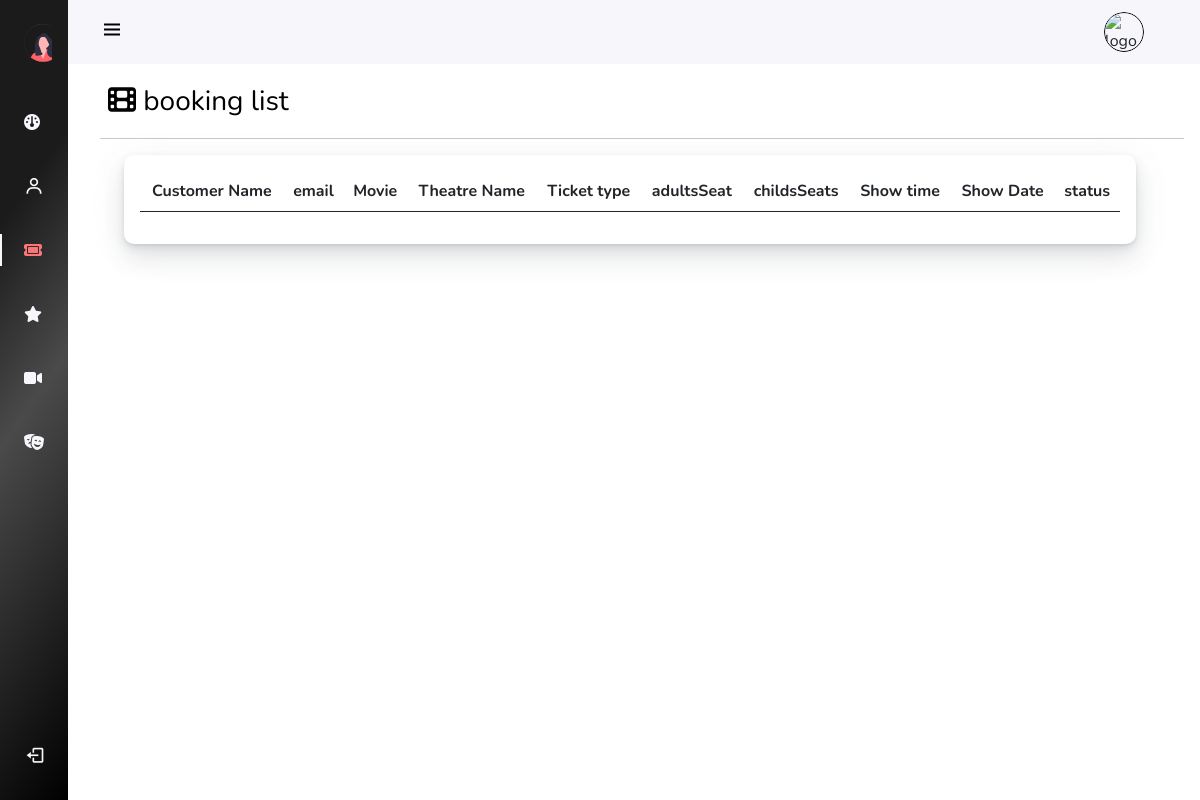
The app's page /AdminPanel/Pages/booking.php, older data.
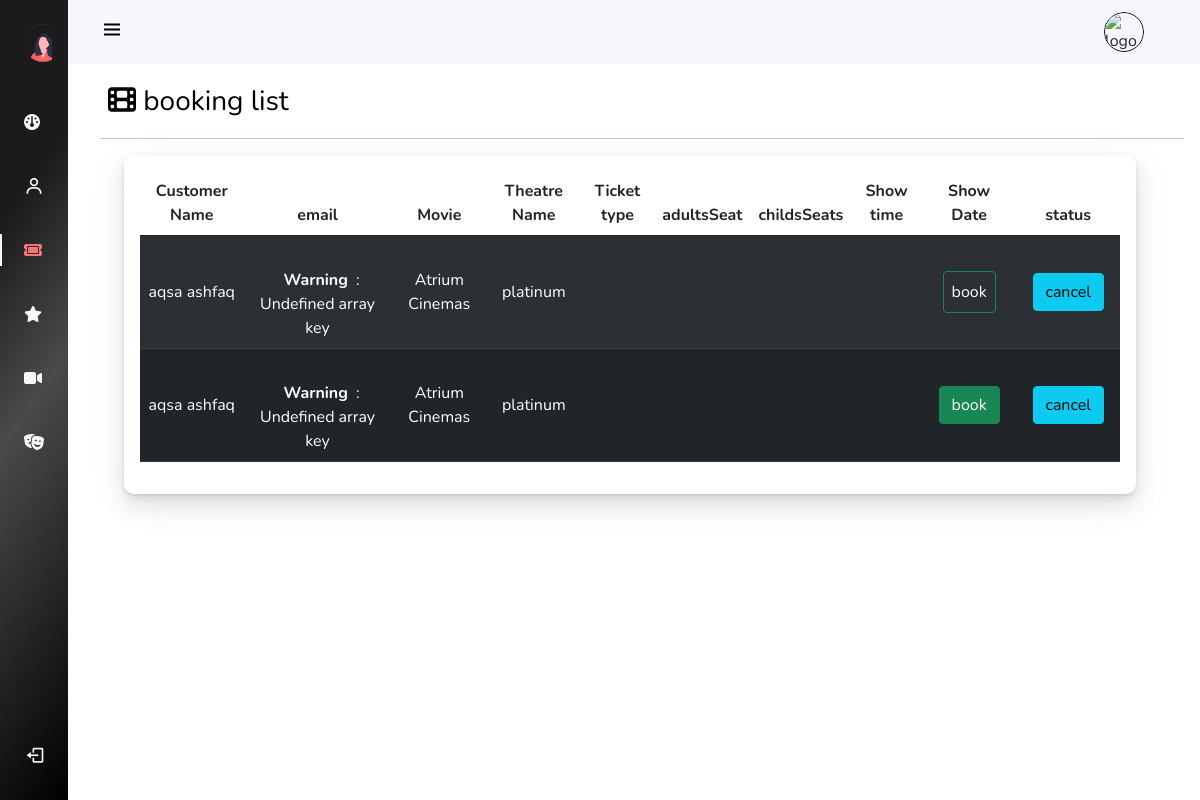
The same page, newer data.
### tables this page shows
CREATE TABLE `booking` (
  `booking_id` int(11) NOT NULL,
  `customer-name` varchar(255) NOT NULL,
  `movieTitle` varchar(255) NOT NULL,
  `theater-name` varchar(255) NOT NULL,
  `ticket-type` varchar(255) NOT NULL,
  `child-seats` int(11) NOT NULL,
  `showtime` time NOT NULL,
  `showdate` date NOT NULL,
  `email` varchar(255) NOT NULL,
  `adult-seats` int(11) NOT NULL
);

### AdminPanel/Pages/booking.php (the view, shortened to what this page needs)
<?php
include("scripts.php");
include("Config.php");
?>
<!DOCTYPE html>
<html lang="en">
<head>
    <link rel="stylesheet" href="../assets/css/instyle.css">
</head>
<body id="body-pd">
    <header class="header" id="header">
        <div class="header_toggle"> <i class='bx bx-menu' id="header-toggle"></i> </div>
        <div class="d-flex" >
                <div class="header_img ms-auto mx-4"> <img class="img-fluid" src="../assets/images/uploads/<?php echo $_SESSION['picture'] ;?> "
                style="width:40px;height:40px;border:1px solid black;border-radius:50px;"  alt="logo"> </div>
             </div>
    </header>
    <div class="l-navbar" id="nav-bar">
        <nav class="nav">
            <div>
                 <a href="#" class="nav_logo"> <img src="../assets/images/adminlogo.svg" alt="">  <span class="nav_logo-name">Admin &nbsp;Panel </span> </a>
                <div class="nav_list">
                    <a href="../index.php" class="nav_link  "> <i class="fa-solid fa-gauge"></i>
                     </a>
                     <a href="../Pages/Users.php" class="nav_link "> <i class='bx bx-user nav_icon'></i>
                    <span class="nav_name ">Users</span> </a>
                     <a href="../Pages/booking.php" class="nav_link active " > <i class="fa-solid fa-ticket"></i> <span class="nav_name">bookings</span> </a>
                     <a href="../Pages/reviews.php" class="nav_link"> <i class="fa-solid fa-star"></i><span class="nav_name">reviews</span> </a>
                     <a href="../Pages/Movies.php" class="nav_link"> <i class="fa-solid fa-video"></i> <span class="nav_name">movies</span> </a>
                     <a href="../Pages/Theaters.php" class="nav_link"><i class="fa-solid fa-masks-theater"></i> <span class="nav_name">theatre</span> </a>
                    </div>
            </div>
                     <a href="#" class="nav_link">
                <form action="logout.php" method="POST">
                <button class="btn btn-transparent m-0 p-0" type="submit" name="Signout">
                    <i class='bx bx-log-out nav_icon'></i> <span class="nav_name">SignOut</span>
                 </a>
        </nav>
    </div>
    <div class=" d-flex">
             <div class="user-l  mt-3">
                <a
                 href="#" class="user-head"><i class="fa-sharp fa-solid fa-film"></i> <span class="nav_name">booking list</span> </a>
             </div>
        </div>
<hr>
<div class="page-content page-container"  id="page-content">
            <div class="padding">
              <div class="row container d-flex justify-content-center">
                <div class="col-lg-12 grid-margin stretch-card">
                  <div class="card ">
                    <div class="card-body">
                      <div class="table-responsive">
                        <form action="" method="post" id="user_del_form"  >
                          <table class="table table-striped table-hover align-middle text-center">
                            <thead>
                              <tr>
                                <th>Customer Name</th>
                                <th >email</th>
                               <th>Movie</th>
                               <th>Theatre Name </th>
                               <th>Ticket type </th>
                                <th>adultsSeat </th>
                               <th>childsSeats</th>
                               <th>Show time</th>
                               <th >Show Date</th>
                               <th colspan=2 >status</th>
                        </tr>
                      </thead>
                      <tbody class="table table-dark table-striped">
                      <?php
                $data = mysqli_query($conn,"SELECT * from booking");
                while ($users_data = mysqli_fetch_array($data)){
                      ?>
                        <tr>
                          <td><?php echo $users_data["customer-name"] ?></td>
                          <td><?php echo $users_data["movieTitle"] ?></td>
                          <td><?php echo $users_data["theater-name"] ?></td>
                          <td><?php echo $users_data["ticket-type"] ?></td>
                          <td><?php echo $users_data["seat-type"] ?></td>
                          <td><?php echo $users_data["Total-seat"] ?></td>
                          <td><?php echo $users_data["show-time"] ?></td>
                          <td><?php echo $users_data["show-date"] ?></td>
                          <td>
                          <form action="adminAccept.php" method="post">
                            <input class="btn btn-success" type="submit" name="book" value="book">
                           </form>
                          </td>
                          <td>
                           <form action="adminAccept.php" method="post">
                            <input class="btn btn-info" type="submit" name="cancel" value="cancel" >
                           </form>
                          </td>
                         </tr>
                        <?php  } ?>
                      </tbody>
                    </form>
</div>
</div>
</div>
</div>
</div>
</div>
</div>
</body>

### AdminPanel/Pages/scripts.php (shortened to what this page needs)
<!DOCTYPE html>
<html lang="en">
<head>
    <link rel="stylesheet" href="https://cdnjs.cloudflare.com/ajax/libs/font-awesome/6.3.0/css/all.min.css" />    <link rel="stylesheet" href="https://cdn.jsdelivr.net/npm/boxicons@latest/css/boxicons.min.css">
    <link rel="stylesheet" href="https://cdn.jsdelivr.net/npm/bootstrap@5.0.0-beta1/dist/css/bootstrap.min.css">
</head>
<body>
</body>
</html>

### AdminPanel/assets/css/instyle.css (style rules this page uses)
:root { --header-height: 3rem;--nav-width: 68px; --first-color: #E46568; --first-color-light: #AFA5D9; --white-color: #F7F6FB; --body-font: 'Nunito', sans-serif; --gradient:linear-gradient(125deg,#5D48A6,#94378C,#CD2671); --normal-font-size: 1rem;--z-fixed: 100 }
body { position: relative; margin: var(--header-height) 0 0 0; padding: 0 1rem; font-family: var(--body-font); font-size: var(--normal-font-size); transition: .5s }
a { text-decoration: none }
.header { width: 100%; height: var(--header-height); position: fixed;top: 0; left: 0; display: flex; align-items: center; justify-content: space-between; padding: 0 1rem; background-color: var(--white-color); z-index: var(--z-fixed); transition: .5s }
.header_toggle { color: black; font-size: 1.5rem; cursor: pointer }
.header_img { width: 35px; height: 35px; display: flex; justify-content: center; border-radius: 50%; overflow: hidden }
.header_img img { width: 40px; }
.l-navbar { position: fixed; top: 0;left: -30%; width: var(--nav-width); height: 100vh; background:linear-gradient(125deg,rgb(27, 27, 27) 25%,rgb(75, 74, 74) 50%,black) 100%; padding: .5rem 1rem 0 0; transition: .5s; z-index: var(--z-fixed) }
.nav { height: 100%; display: flex;flex-direction: column; justify-content: space-between; overflow: hidden }
.nav_logo, .nav_link { display: grid; grid-template-columns: max-content max-content; align-items: center; column-gap: 1rem;padding: .5rem 0 .5rem 1.5rem }
.nav_logo { margin-bottom: 2rem }
.nav_link { position: relative;color: var(--white-color);margin-bottom: 1.5rem;transition: .3s }
.nav_icon { font-size: 1.25rem }
.active { color: rgb(250, 119, 119) }
.active::before { content: '';position: absolute;left: 0;width: 2px;height: 32px;background-color: var(--white-color) }
@media screen and (min-width: 768px) { body { margin: calc(var(--header-height) + 1rem) 0 0 0;padding-left: calc(var(--nav-width) + 2rem) } }
@media screen and (min-width: 768px) { .header { height: calc(var(--header-height) + 1rem);padding: 0 2rem 0 calc(var(--nav-width) + 2rem) } }
@media screen and (min-width: 768px) { .header_img { width: 40px;height: 40px } }
@media screen and (min-width: 768px) { .header_img img { width: 45px } }
@media screen and (min-width: 768px) { .l-navbar { left: 0;padding: 1rem 1rem 0 0 } }
.card { background-color: #fff; border-radius: 10px; border: none; position: relative; margin-bottom: 30px; box-shadow: 0 0.46875rem 2.1875rem rgba(90,97,105,0.1), 0 0.9375rem 1.40625rem rgba(90,97,105,0.1), 0 0.25rem 0.53125rem rgba(90,97,105,0.12), 0 0.125rem 0.1875rem rgba(90,97,105,0.1); }
.user-l .user-head { text-decoration: none; color: black; font-size: 28px; margin-left: 8px; }

Row changes from the older to the newer data that the page shows:
added booking: value "aqsa ashfaq", movieTitle "Warning : Undefined array key", value "Atrium Cinemas", value "platinum"
added booking: value "aqsa ashfaq", movieTitle "Warning : Undefined array key", value "Atrium Cinemas", value "platinum"
